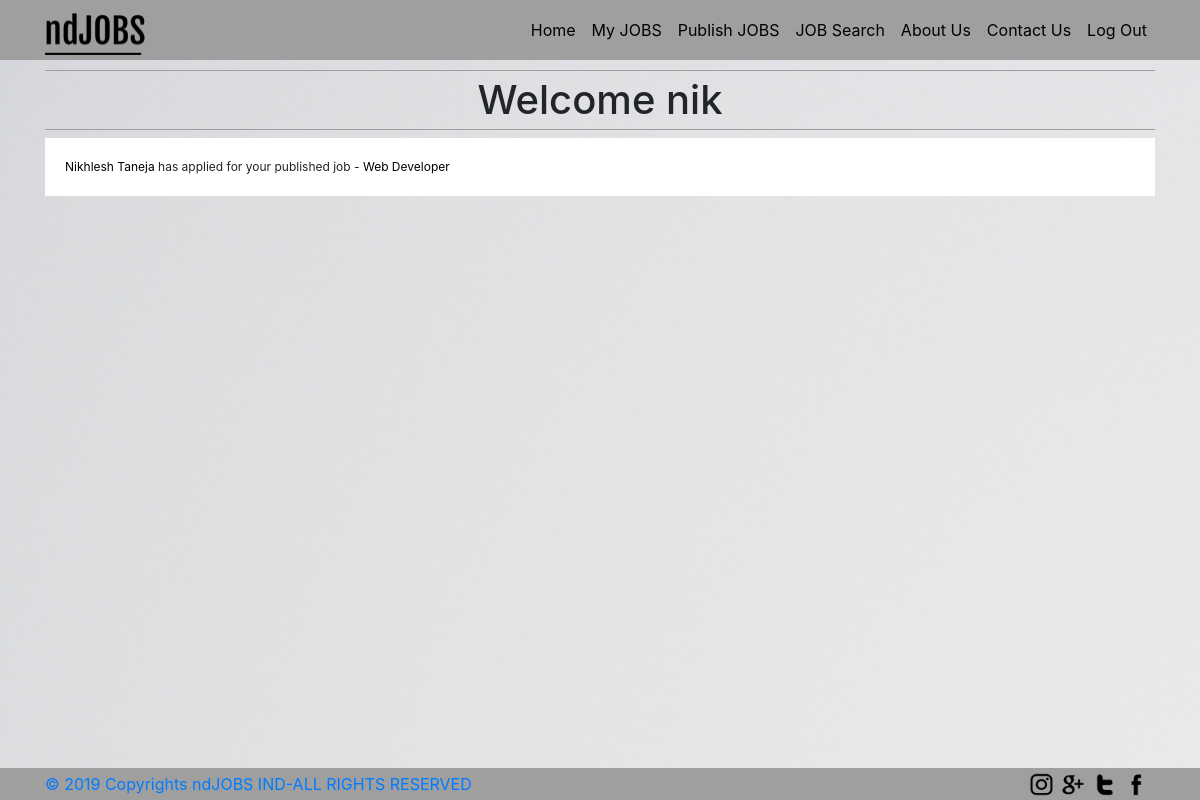
Page /homeprovider.php (signed in) on the committed database.
### tables this page shows
CREATE TABLE `regseeker` (
  `firstname` varchar(255) NOT NULL,
  `lastname` varchar(255) NOT NULL,
  `email` varchar(255) NOT NULL,
  `password` varchar(255) NOT NULL,
  `dob` date NOT NULL,
  `gender` varchar(255) NOT NULL,
  `phone` bigint(10) NOT NULL,
  `curaddress` varchar(255) NOT NULL
);

CREATE TABLE `jobs` (
  `email` varchar(255) NOT NULL,
  `jobid` bigint(10) NOT NULL,
  `title` varchar(255) NOT NULL,
  `company` varchar(255) NOT NULL,
  `location` varchar(255) NOT NULL,
  `yoe` varchar(255) NOT NULL,
  `salary` varchar(255) NOT NULL,
  `description` longtext NOT NULL,
  `keywords` longtext NOT NULL
);

### homeprovider.php (the view, shortened to what this page needs)
<?php
$cn=@mysqli_connect('localhost','root','','ndjobs');
?>
<!DOCTYPE html>
<html>
<head>
<link rel="stylesheet" href="https://maxcdn.bootstrapcdn.com/bootstrap/4.3.1/css/bootstrap.min.css">
	<link rel="stylesheet" href="style.css">
</head>
<body>
<div class="main">
<div id="header">
<div class="container">
<div class="row">
<div class="col-xl-12">
<nav class="navbar navbar-expand-lg navbar-light bg-light ">
<a class="navbar-brand" href="homeprovider.php"><img src="images/logo.png" width="100px"  height="50px"></a>
<div class="collapse navbar-collapse" id="navbarSupportedContent">
<ul class="navbar-nav">
<li class="nav-item">
<a class="nav-link" href="homeprovider.php">Home</a>
</li>
<li class="nav-item">
<a class="nav-link" href="providerjobs.php">My JOBS</a>
</li>
<li class="nav-item">
<a class="nav-link" href="addjobs.php">Publish JOBS</a>
</li>
<li class="nav-item">
<a class="nav-link" href="jobsearch.php">JOB Search</a>
</li>
<li class="nav-item">
<a class="nav-link" href="aboutus.php">About Us</a>
</li>
<li class="nav-item">
<a class="nav-link" href="contactus.php">Contact Us</a>
</li>
<li class="nav-item">
<a class="nav-link" href="logoutprovider.php">Log Out</a>
</li>
</ul>
</div>
</nav>
</div>
</div>
</div>
</div>
<div class="heading">
<div class="container">
<div class="row">
<div class="col-xl-12">
<h1>Welcome <?php echo $_SESSION['providername'];?></h1>
</div>
</div>
</div>
</div>
<?php
$select1="select * from appliedjobs where provideremail='".$_SESSION['provideremail']."'";
$query1=@mysqli_query($cn,$select1) or die('query1 error');
$tbrw=@mysqli_num_rows($query1);
if($tbrw>0)
 {
  while($rowdata=@mysqli_fetch_array($query1))
	{
?>
<div class="container">
<div class="jobs">
<div class="row">
<div class="col-xl-12">
	<p><?php
	$seekeremail=$rowdata['seekeremail'];
	$select2="select * from regseeker where email='".$seekeremail."'";
    $query2=@mysqli_query($cn,$select2);
	$tbrw2=@mysqli_num_rows($query2);
	if($tbrw2>0)
	 {
	  while ($rowdata2=@mysqli_fetch_array($query2))
	  {
		?><a href="profileseeker.php?seekeremail=<?php echo $seekeremail;?>"><?php echo $rowdata2['firstname']." ".$rowdata2['lastname'];?></a><?php echo" has applied for your published job - ";
	  }
	 }
	$jobid=$rowdata['jobid'];
	$select3="select * from jobs where jobid='".$jobid."'";
    $query3=@mysqli_query($cn,$select3);
	$tbrw3=@mysqli_num_rows($query3);
	if($tbrw3>0)
	 {
	  while ($rowdata3=@mysqli_fetch_array($query3))
	  {
	?><a href="viewjob.php?jobid=<?php echo $jobid;?>"><?php echo$rowdata3['title'];
	  }
	 }
	 ?></p>
</div>
</div>
</div>
</div>
	<?php
	}
}
?>
<div id="footer">
<div class="container">
<div class="row">
<div class="col-xl-8">
<p>&copy; 2019 Copyrights ndJOBS IND-ALL RIGHTS RESERVED</p>
</div>
<div class="col-xl-4">
<img src="images/facebook.png">
<img src="images/twitter.png">
<img src="images/googleplus.png">
<img src="images/instagram.png">
</div>
</div>
</div>
</div>
</div>
<body>
</html>

### style.css (style rules this page uses)
body { float:left;width:100%;background-image: url("images/bg.jpg"); }
#header { float:left;width:100%;background-color:#9F9F9F; }
#header ul li a { color:black;border-bottom:1px solid transparent; }
#header img { float:left;padding-top: 8px; }
.navbar { background-color:transparent !important;padding:0px; }
.heading { width:100%;float:left; }
h1 { text-align:center;border-top:1px solid #9F9F9F;border-bottom: 1px solid #9F9F9F;padding-top:5px;padding-bottom:5px;margin-top:10px; }
.jobs { width: 100%;float: left;background-color: white;margin-bottom:20px;padding:20px; }
.jobs p { font-size: 12px; margin-bottom: 0px; }
.jobs a { color: black; }
#footer { position:fixed;left:0;bottom:0;float:left;width:100%;background-color:#9F9F9F; }
#footer p { margin-top:4px;margin-bottom:0px; }
#footer img { float:right;display:inline;width:7%;margin-right:7px;padding-bottom:4px;padding-top:4px; }

### rows in the picture
regseeker: firstname "Nikhlesh", lastname "Taneja"
jobs: title "Web Developer"

### other values in the picture
$_SESSION['providername'] "nik"
